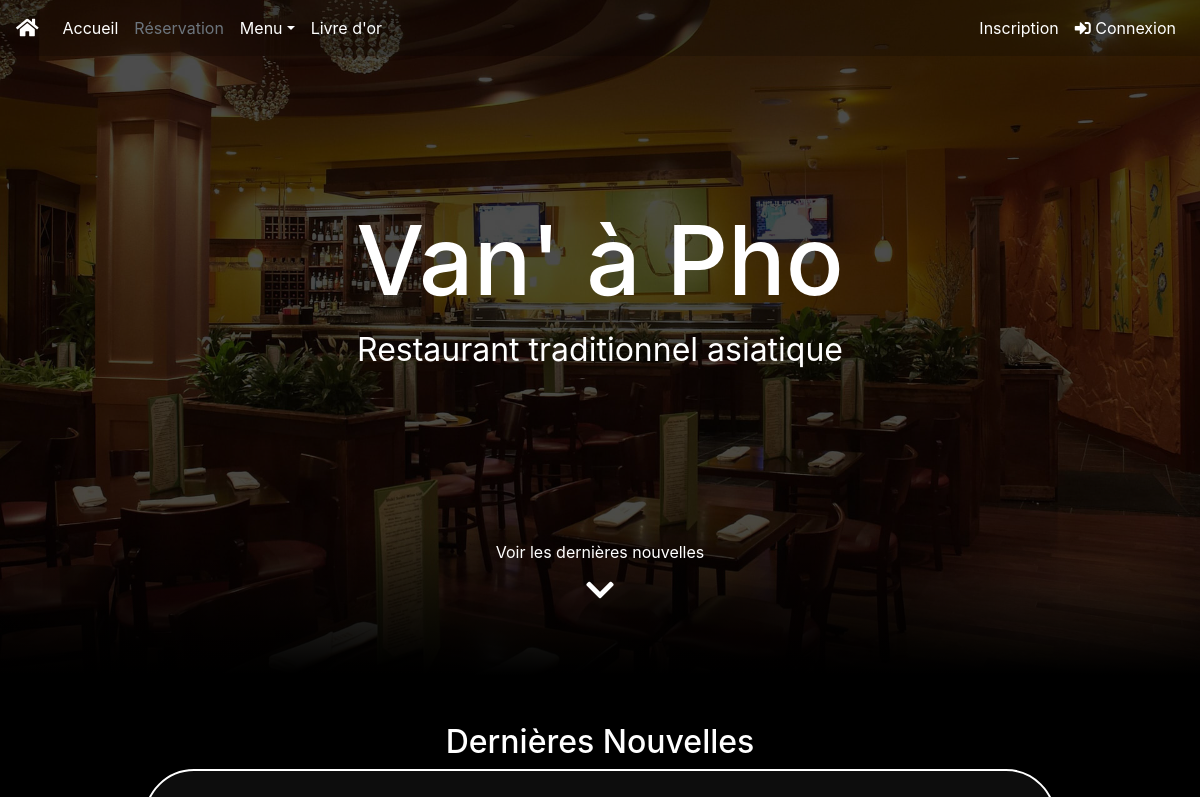
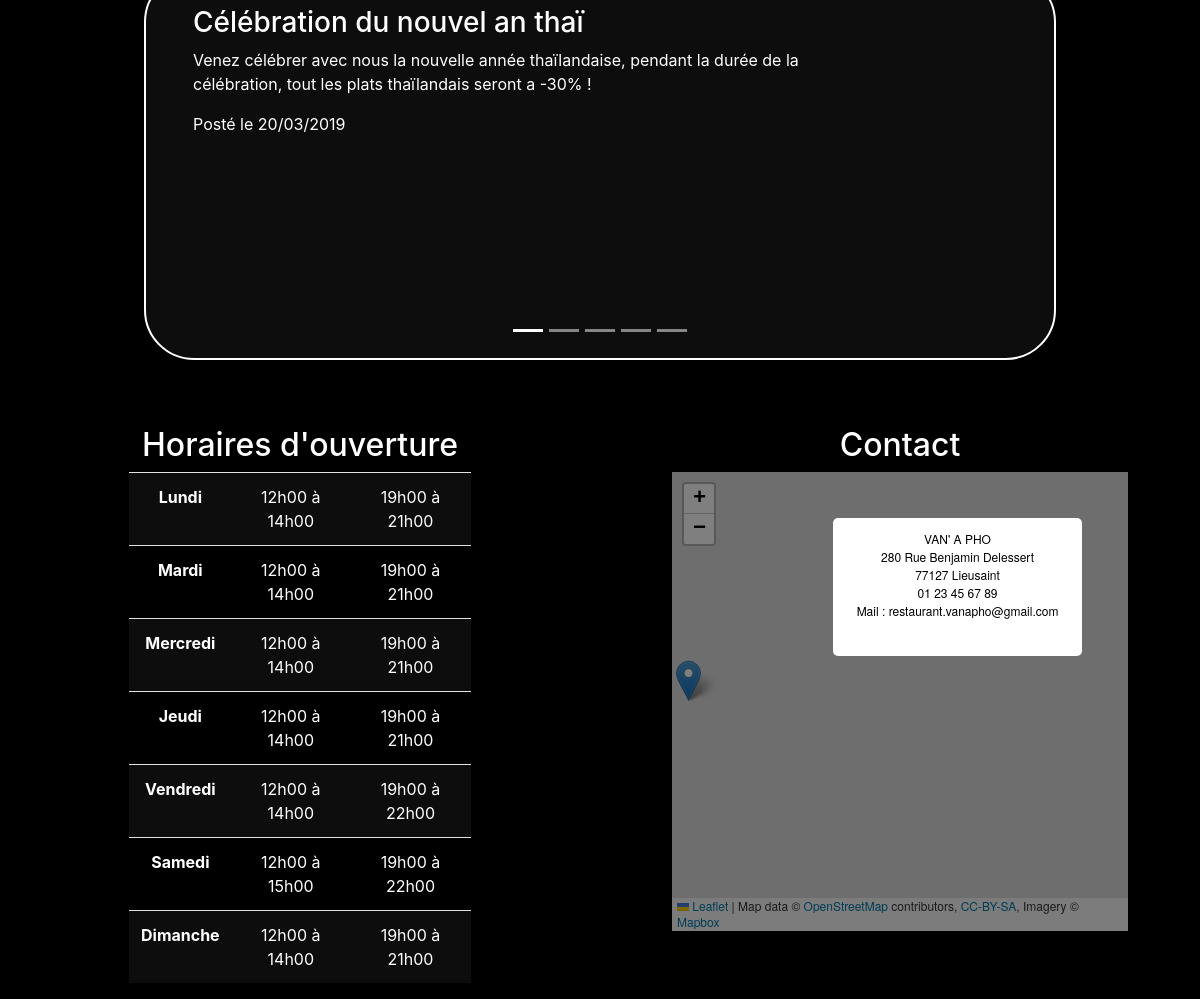
The page / on the database its author committed (2 pictures, top to bottom).
### tables this page shows
CREATE TABLE IF NOT EXISTS `blog` (
  `id` int(11) NOT NULL AUTO_INCREMENT,
  `title` varchar(255) NOT NULL,
  `content` text NOT NULL,
  `date` date NOT NULL,
  PRIMARY KEY (`id`)
);

### controller/controller.php (called while the page is built, shortened)
<?php
class Controller{
	function homepage(){
		$blogManager = new BlogManager();
		$blogRead = $blogManager->callBlog();
		require('view/homepage.php');
	}
}

### model/Sourigna/BlogManager.php (called while the page is built, shortened)
<?php
class BlogManager extends Manager{
function callBlog(){
	$bdd = $this->databaseConnect();
	$req = $bdd->query('SELECT id,title,content,DATE_FORMAT(date,\'%d/%m/%Y\') AS date_creation
		FROM blog
		ORDER BY date DESC
		LIMIT 5');
	return $req;
}
}

### view/homepage.php (the view, shortened to what this page needs)
<link rel="stylesheet" href="https://unpkg.com/leaflet@1.4.0/dist/leaflet.css"
/>
<div class="container-fluid background" id="homepageBackground">
	<div class="image">
		<div class="blackOverlay"></div>
	</div>
	<div id="title">
		<h1>Van' à Pho</h1>
		<p>Restaurant traditionnel asiatique</p>
	</div>
	<div id="checkNews">
		<a href="#blog">Voir les dernières nouvelles<br/> <i class="fas fa-chevron-down"></i></a>
	</div>
</div>
<div class="container-fluid" id="homepageDescription">
	<div id= "blog" class="container-fluid">
		<div class="row">
			<div class="col-sm-12">
				<h2>Dernières Nouvelles</h2>
				<div id="blogSlider" class="row carousel slide" data-ride="carousel">
					<div class="col-sm-10 carousel-inner">
						<?php
						$i=0;
						while ($data = $blogRead->fetch()){ ?>
						<div class="carousel-item <?php if($i==0):$i=1;
							echo 'active'; endif; ?>">
							<h3>
								<?= htmlspecialchars($data['title']) ?>
							</h3>
							<p>
								<?= htmlspecialchars($data['content']) ?>
							</p>
							<p>
								Posté le <?= ($data['date_creation']) ?>
							</p>
						</div>
						<?php
						}
						?>
					</div>
					<div id="sliderIndicator">
						<ol class="carousel-indicators">
							<li data-target="#blogSlider" data-slide-to="0" class="active"></li>
						    <li data-target="#blogSlider" data-slide-to="1"></li>
						    <li data-target="#blogSlider" data-slide-to="2"></li>
						    <li data-target="#blogSlider" data-slide-to="3"></li>
						    <li data-target="#blogSlider" data-slide-to="4"></li>
						</ol>
					</div>
				</div>
			</div>
		</div>
	</div>
	<div class="row" id="openingHoursMap">
		<div class="col-lg-6">
			<h2>Horaires d'ouverture</h2>
			<table class="table table-striped">
				<tbody>
					<tr>
						<th scope="row">Lundi</th>
						<td>12h00 à 14h00</td>
						<td>19h00 à 21h00</td>
					</tr>
					<tr>
						<th scope="row">Mardi</th>
						<td>12h00 à 14h00</td>
						<td>19h00 à 21h00</td>
					</tr>
					<tr>
						<th scope="row">Mercredi</th>
						<td>12h00 à 14h00</td>
						<td>19h00 à 21h00</td>
					</tr>
					<tr>
						<th scope="row">Jeudi</th>
						<td>12h00 à 14h00</td>
						<td>19h00 à 21h00</td>
					</tr>
					<tr>
						<th scope="row">Vendredi</th>
						<td>12h00 à 14h00</td>
						<td>19h00 à 22h00</td>
					</tr>
					<tr>
						<th scope="row">Samedi</th>
						<td>12h00 à 15h00</td>
						<td>19h00 à 22h00</td>
					</tr>
					<tr>
						<th scope="row">Dimanche</th>
						<td>12h00 à 14h00</td>
						<td>19h00 à 21h00</td>
					</tr>
				</tbody>
			</table>
		</div>
		<div class="col-lg-6">
			<h2>Contact</h2>
			<div id="mapid">
				<div class="mapOverlay"></div>
				<address>
				VAN' A PHO<br/>
				280 Rue Benjamin Delessert<br/>
				77127 Lieusaint<br/>
				01 23 45 67 89<br/>
				Mail : restaurant.vanapho@gmail.com<br/>
				</address>
			</div>
		</div>
	</div>
</div>
<?php require('template.php'); ?>

### public/css/style.css (style rules this page uses)
body, html { height:100vh; }
body { background-color:rgba(0,0,0,1); color:white; }
.background { position:relative; padding:0; top:0; margin-top:-56px; z-index:0; }
.image::after { display:block; position:relative; background-image:linear-gradient(to bottom, rgba(255,255,255,0) 0, rgba(0,0,0,1) 100%); margin-top:-150px; height:150px; content:''; }
.blackOverlay { background:black; opacity:0.7; position:absolute; top:0px; left:0px; width:100%; height:100%; }
h1 { font-size:3em; text-align:center; }
#title { text-align:center; width:100%; position:absolute; top:30%; font-size:2em; }
#checkNews { position:absolute; text-align:center; top:80%; width:100%; animation: vibrateDown 2s; animation-iteration-count: infinite; }
#checkNews a { color:white; text-decoration:none; }
.fa-chevron-down { margin-top:10px; font-size:2em; }
#blog { height:500px; }
#homepageDescription { margin-top:3em; margin-bottom:2em; }
#homepageDescription table { color:white; width:60%; text-align:center; margin-left:auto; margin-right:auto; }
.table-striped tbody tr:nth-of-type(2n+1) { background-color:rgba(255,255,255,0.05); }
#homepageDescription h2 { text-align:center; }
#blogSlider { background-color:rgba(255,255,255,0.05); padding:2em; margin-left:auto; margin-right:auto; width:80%; border:solid white 2px; border-radius:50px; }
#sliderIndicator { margin-top:20em; }
#mapid { height:80%; width:80%; min-height:300px; position:relative; z-index:0; margin-left:auto; margin-right:auto; }
.mapOverlay { background:black; position:absolute; opacity:0.5; top:0; left:0; width:100%; height:100%; z-index:9999; }
address { position:absolute; right:10%; top:10%; text-align:center; z-index:10000; color:black; background:white; padding:1em 2em 3em 2em; border-radius:5px; }
.table { color:white; }

### rows shown on the page
blog: title "Célébration du nouvel an thaï", content "Venez célébrer avec nous la nouvelle année thaïlandaise, pendant la durée de la célébration, tout les plats thaïlandais seront a -30% !", date_creation "20/03/2019"
